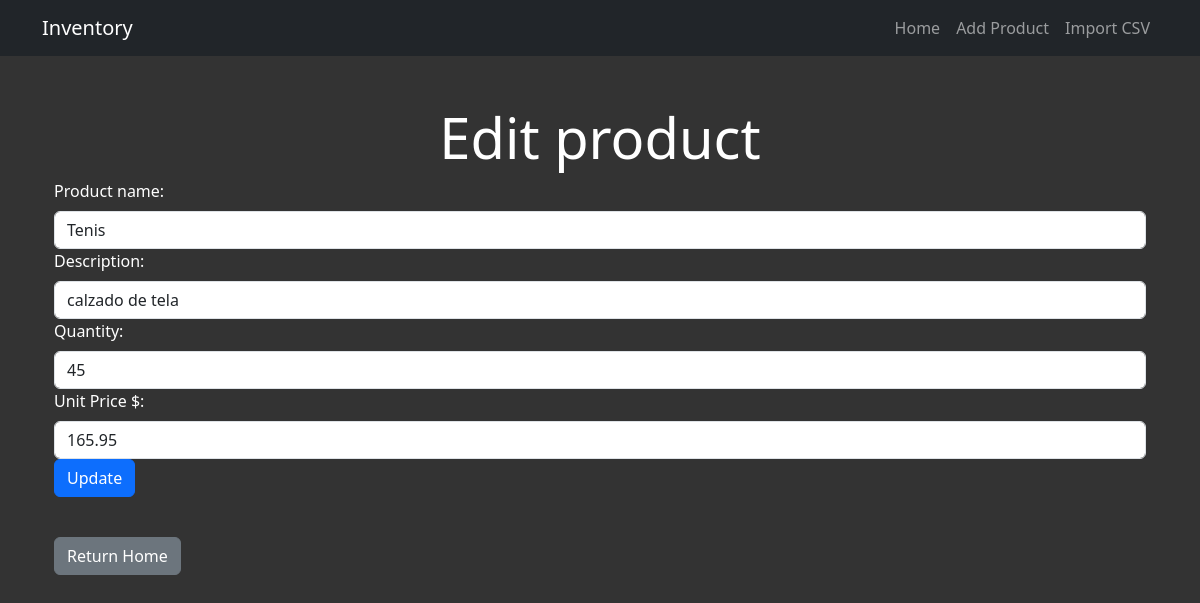
Page /edit/2 on the committed database.
### main.py (models this page shows)
class Article(db.Model):
    id: Mapped[int] = mapped_column(primary_key=True)
    code: Mapped[str] = mapped_column(String, nullable=False)
    name: Mapped[str] = mapped_column(String(250), unique=True, nullable=False)
    description: Mapped[str] = mapped_column(String(250), nullable=False)
    quantity: Mapped[int] = mapped_column(Integer, nullable=False)
    unit_price: Mapped[float] = mapped_column(Float, nullable=False)

### main.py (the view)
@app.route('/edit/<string:article_code>', methods=["GET", "POST"])
def edit(article_code):
    article = Article.query.filter_by(code=article_code).first_or_404()
    if request.method == "POST":
        article.quantity = float(request.form["quantity"])
        article.unit_price = float(request.form["unit_price"])
        db.session.commit()
        flash("Article updated correctly", "update")
        return redirect(url_for('home'))
    return render_template("edit.html", article=article)

### templates/edit.html (shortened to what this page needs)
{% extends 'base.html' %}
    {% block styles %}
        {{ bootstrap.load_css() }}
        <link rel="stylesheet" href="{{ url_for('static',filename='styles.css')}}">
    {% endblock %}
{% block content %}
<div class="container mt-5">
    <h1 class="display-4 text-center">Edit product</h1>
    <form action="{{ url_for('edit', article_code=article.code) }}" method="post">
        <label for="name" class="form-label">Product name:</label>
        <input type="text" class="form-control" name="name" id="name" value="{{ article.name }}" readonly>
        <label for="description" class="form-label">Description:</label>
        <input type="text" class="form-control" name="description" id="description" value="{{ article.description }}" readonly>
        <label for="quantity" class="form-label">Quantity:</label>
        <input type="text" class="form-control" id="quantity" name="quantity" value="{{ article.quantity }}">
        <label for="unit_price" class="form-label">Unit Price $:</label>
        <input type="text" class="form-control" id="unit_price" name="unit_price" value="{{ article.unit_price }}">
        <button type="submit" class="btn btn-primary">Update</button>
    </form>
    <br>
    <a href="{{ url_for('home') }}" class="btn btn-secondary mt-3">Return Home</a>
</div>
{% endblock %}

### static/styles.css (style rules this page uses)
html, body { height: 100%; overflow-y: auto; }
body { background-color: #333; color: white; overflow-x: auto; }
a { color: #ffc107; }

### rows in the picture
Article: name "Tenis", description "calzado de tela", quantity "45", unit_price "165.95"
